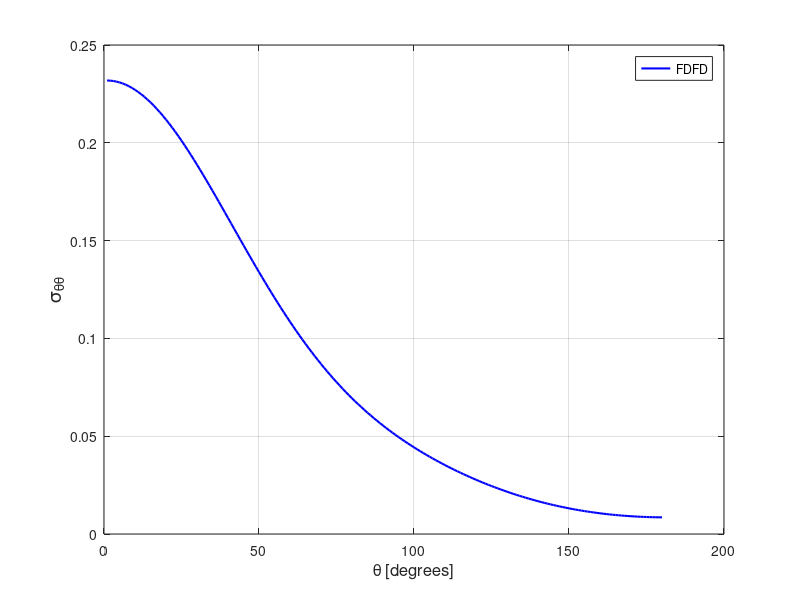

Write the MATLAB code that produced this figure.
stt = [ 
    1  0.23185949E+00
    2  0.23178674E+00
    3  0.23159927E+00
    4  0.23129568E+00
    5  0.23087686E+00
    6  0.23034491E+00
    7  0.22969979E+00
    8  0.22894315E+00
    9  0.22807617E+00
   10  0.22710061E+00
   11  0.22601831E+00
   12  0.22483055E+00
   13  0.22354165E+00
   14  0.22215097E+00
   15  0.22066486E+00
   16  0.21908219E+00
   17  0.21740782E+00
   18  0.21564484E+00
   19  0.21379504E+00
   20  0.21186410E+00
   21  0.20985335E+00
   22  0.20776655E+00
   23  0.20560804E+00
   24  0.20338200E+00
   25  0.20109013E+00
   26  0.19873802E+00
   27  0.19632882E+00
   28  0.19386569E+00
   29  0.19135502E+00
   30  0.18879880E+00
   31  0.18620063E+00
   32  0.18356502E+00
   33  0.18089619E+00
   34  0.17819792E+00
   35  0.17547318E+00
   36  0.17272694E+00
   37  0.16996193E+00
   38  0.16718321E+00
   39  0.16439354E+00
   40  0.16159609E+00
   41  0.15879485E+00
   42  0.15599258E+00
   43  0.15319335E+00
   44  0.15039940E+00
   45  0.14761485E+00
   46  0.14484094E+00
   47  0.14208150E+00
   48  0.13933939E+00
   49  0.13661721E+00
   50  0.13391601E+00
   51  0.13123940E+00
   52  0.12858847E+00
   53  0.12596624E+00
   54  0.12337333E+00
   55  0.12081254E+00
   56  0.11828454E+00
   57  0.11579040E+00
   58  0.11333366E+00
   59  0.11091317E+00
   60  0.10853034E+00
   61  0.10618675E+00
   62  0.10388275E+00
   63  0.10161866E+00
   64  0.99395670E-01
   65  0.97213432E-01
   66  0.95073380E-01
   67  0.92974596E-01
   68  0.90917006E-01
   69  0.88901341E-01
   70  0.86927481E-01
   71  0.84994718E-01
   72  0.83103262E-01
   73  0.81252381E-01
   74  0.79441972E-01
   75  0.77671699E-01
   76  0.75940520E-01
   77  0.74248411E-01
   78  0.72594449E-01
   79  0.70977986E-01
   80  0.69397695E-01
   81  0.67854583E-01
   82  0.66346452E-01
   83  0.64871825E-01
   84  0.63431501E-01
   85  0.62024426E-01
   86  0.60649347E-01
   87  0.59304919E-01
   88  0.57991445E-01
   89  0.56706637E-01
   90  0.55451013E-01
   91  0.54223321E-01
   92  0.53022601E-01
   93  0.51848572E-01
   94  0.50699588E-01
   95  0.49574975E-01
   96  0.48474915E-01
   97  0.47397505E-01
   98  0.46342999E-01
   99  0.45310378E-01
  100  0.44298746E-01
  101  0.43307848E-01
  102  0.42336654E-01
  103  0.41385137E-01
  104  0.40452138E-01
  105  0.39537724E-01
  106  0.38640957E-01
  107  0.37761554E-01
  108  0.36899302E-01
  109  0.36053170E-01
  110  0.35223611E-01
  111  0.34409557E-01
  112  0.33611033E-01
  113  0.32827813E-01
  114  0.32059304E-01
  115  0.31305406E-01
  116  0.30566126E-01
  117  0.29840585E-01
  118  0.29129228E-01
  119  0.28431535E-01
  120  0.27747458E-01
  121  0.27077036E-01
  122  0.26419805E-01
  123  0.25775524E-01
  124  0.25144821E-01
  125  0.24526924E-01
  126  0.23921775E-01
  127  0.23329344E-01
  128  0.22750169E-01
  129  0.22183284E-01
  130  0.21629129E-01
  131  0.21087611E-01
  132  0.20558389E-01
  133  0.20041781E-01
  134  0.19537739E-01
  135  0.19045942E-01
  136  0.18566303E-01
  137  0.18099112E-01
  138  0.17644072E-01
  139  0.17201381E-01
  140  0.16770395E-01
  141  0.16351817E-01
  142  0.15945049E-01
  143  0.15550265E-01
  144  0.15167469E-01
  145  0.14796311E-01
  146  0.14436928E-01
  147  0.14089195E-01
  148  0.13753111E-01
  149  0.13428302E-01
  150  0.13115025E-01
  151  0.12812979E-01
  152  0.12522181E-01
  153  0.12242591E-01
  154  0.11973837E-01
  155  0.11716131E-01
  156  0.11469069E-01
  157  0.11232668E-01
  158  0.11007017E-01
  159  0.10791727E-01
  160  0.10586782E-01
  161  0.10392320E-01
  162  0.10207728E-01
  163  0.10033299E-01
  164  0.98687299E-02
  165  0.97141415E-02
  166  0.95691746E-02
  167  0.94338860E-02
  168  0.93081445E-02
  169  0.91918362E-02
  170  0.90848822E-02
  171  0.89872470E-02
  172  0.88988487E-02
  173  0.88194944E-02
  174  0.87494366E-02
  175  0.86882943E-02
  176  0.86362371E-02
  177  0.85929716E-02
  178  0.85589066E-02
  179  0.85332599E-02
  180  0.85167568E-02
  181  0.85091703E-02
  182  0.85103288E-02
  183  0.85202781E-02
  184  0.85392930E-02
  185  0.85671376E-02
  186  0.86038364E-02
  187  0.86495187E-02
  188  0.87041771E-02
  189  0.87679448E-02
  190  0.88408161E-02
  191  0.89228880E-02
  192  0.90141781E-02
  193  0.91148028E-02
  194  0.92248032E-02
  195  0.93443524E-02
  196  0.94734747E-02
  197  0.96123721E-02
  198  0.97609255E-02
  199  0.99193864E-02
  200  0.10087946E-01
  201  0.10266619E-01
  202  0.10455526E-01
  203  0.10654726E-01
  204  0.10864442E-01
  205  0.11084742E-01
  206  0.11315690E-01
  207  0.11557462E-01
  208  0.11810217E-01
  209  0.12074056E-01
  210  0.12349017E-01
  211  0.12635208E-01
  212  0.12932658E-01
  213  0.13241756E-01
  214  0.13562265E-01
  215  0.13894612E-01
  216  0.14238779E-01
  217  0.14594636E-01
  218  0.14962508E-01
  219  0.15342298E-01
  220  0.15734151E-01
  221  0.16138418E-01
  222  0.16554747E-01
  223  0.16983340E-01
  224  0.17424408E-01
  225  0.17877771E-01
  226  0.18343760E-01
  227  0.18822104E-01
  228  0.19313032E-01
  229  0.19816590E-01
  230  0.20332672E-01
  231  0.20861579E-01
  232  0.21403342E-01
  233  0.21957880E-01
  234  0.22525210E-01
  235  0.23105387E-01
  236  0.23698764E-01
  237  0.24305195E-01
  238  0.24924537E-01
  239  0.25557227E-01
  240  0.26203271E-01
  241  0.26862646E-01
  242  0.27535543E-01
  243  0.28222101E-01
  244  0.28922427E-01
  245  0.29636925E-01
  246  0.30365195E-01
  247  0.31108066E-01
  248  0.31865239E-01
  249  0.32637659E-01
  250  0.33424877E-01
  251  0.34227118E-01
  252  0.35045583E-01
  253  0.35879496E-01
  254  0.36730167E-01
  255  0.37597481E-01
  256  0.38481589E-01
  257  0.39383266E-01
  258  0.40303171E-01
  259  0.41241627E-01
  260  0.42199168E-01
  261  0.43175895E-01
  262  0.44173148E-01
  263  0.45191120E-01
  264  0.46230569E-01
  265  0.47291998E-01
  266  0.48376299E-01
  267  0.49484253E-01
  268  0.50615802E-01
  269  0.51772848E-01
  270  0.52955631E-01
  271  0.54164898E-01
  272  0.55401701E-01
  273  0.56666497E-01
  274  0.57960134E-01
  275  0.59283614E-01
  276  0.60638826E-01
  277  0.62024150E-01
  278  0.63442193E-01
  279  0.64894028E-01
  280  0.66379927E-01
  281  0.67900240E-01
  282  0.69456547E-01
  283  0.71049042E-01
  284  0.72679006E-01
  285  0.74346632E-01
  286  0.76052882E-01
  287  0.77798247E-01
  288  0.79583213E-01
  289  0.81408568E-01
  290  0.83274648E-01
  291  0.85181572E-01
  292  0.87129958E-01
  293  0.89120157E-01
  294  0.91152184E-01
  295  0.93226068E-01
  296  0.95341504E-01
  297  0.97499169E-01
  298  0.99697709E-01
  299  0.10193813E+00
  300  0.10421873E+00
  301  0.10653947E+00
  302  0.10890030E+00
  303  0.11129960E+00
  304  0.11373637E+00
  305  0.11621067E+00
  306  0.11871978E+00
  307  0.12126347E+00
  308  0.12384035E+00
  309  0.12644801E+00
  310  0.12908506E+00
  311  0.13174970E+00
  312  0.13444050E+00
  313  0.13715433E+00
  314  0.13988909E+00
  315  0.14264259E+00
  316  0.14541270E+00
  317  0.14819652E+00
  318  0.15099096E+00
  319  0.15379275E+00
  320  0.15659952E+00
  321  0.15940751E+00
  322  0.16221452E+00
  323  0.16501603E+00
  324  0.16780917E+00
  325  0.17059000E+00
  326  0.17335594E+00
  327  0.17610179E+00
  328  0.17882442E+00
  329  0.18152064E+00
  330  0.18418567E+00
  331  0.18681586E+00
  332  0.18940753E+00
  333  0.19195662E+00
  334  0.19445997E+00
  335  0.19691242E+00
  336  0.19931112E+00
  337  0.20165098E+00
  338  0.20392868E+00
  339  0.20614097E+00
  340  0.20828332E+00
  341  0.21035311E+00
  342  0.21234602E+00
  343  0.21425788E+00
  344  0.21608734E+00
  345  0.21782999E+00
  346  0.21948285E+00
  347  0.22104238E+00
  348  0.22250615E+00
  349  0.22387272E+00
  350  0.22513713E+00
  351  0.22629800E+00
  352  0.22735417E+00
  353  0.22830312E+00
  354  0.22914374E+00
  355  0.22987260E+00
  356  0.23048870E+00
  357  0.23099332E+00
  358  0.23138207E+00
  359  0.23165730E+00
  360  0.23181669E+00
 ]; 
plot(stt(1:180,1),stt(1:180,2),'b-','linewidth',1.5 ); 
grid on 
legend('FDFD');
xlabel('\theta [degrees]','FontSize',12);
ylabel('\sigma_{\theta\theta}','FontSize',14);
